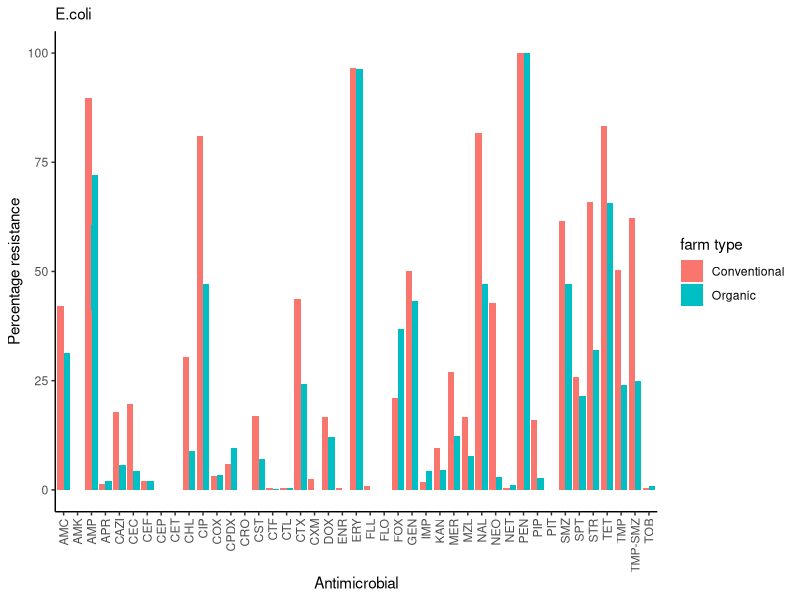
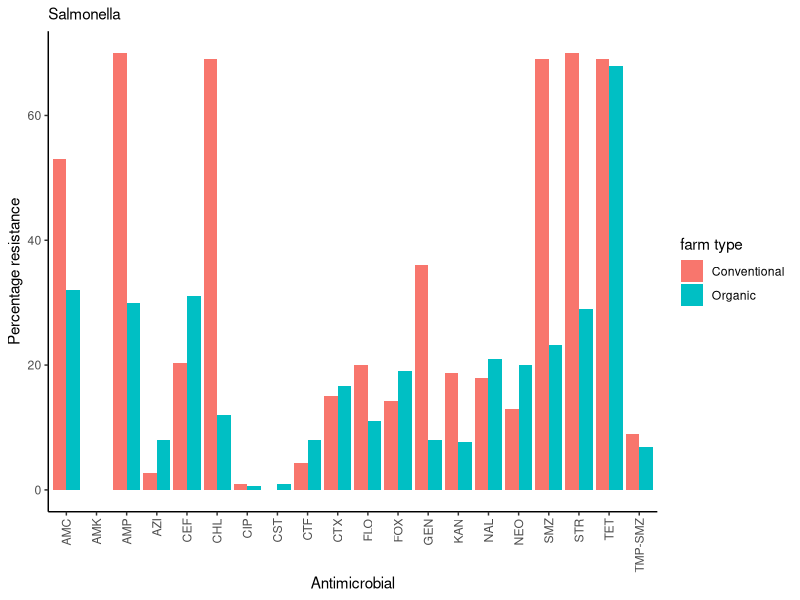
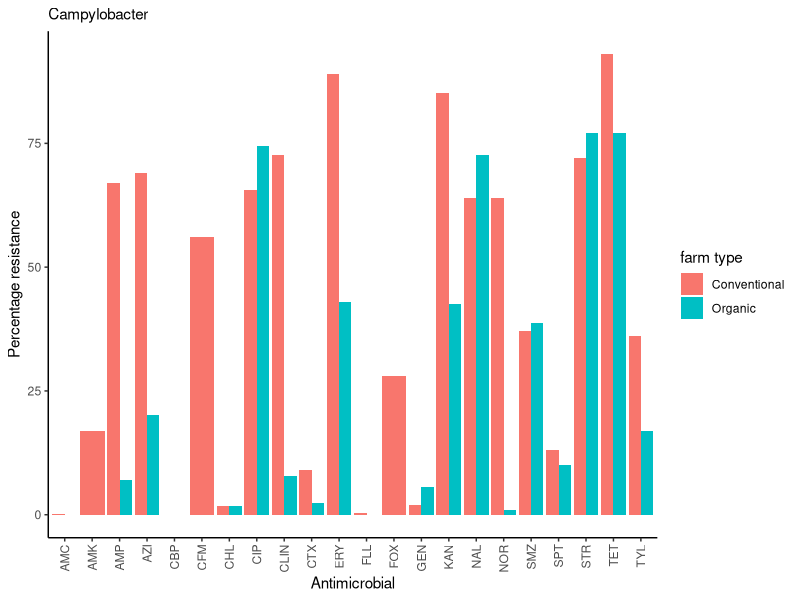
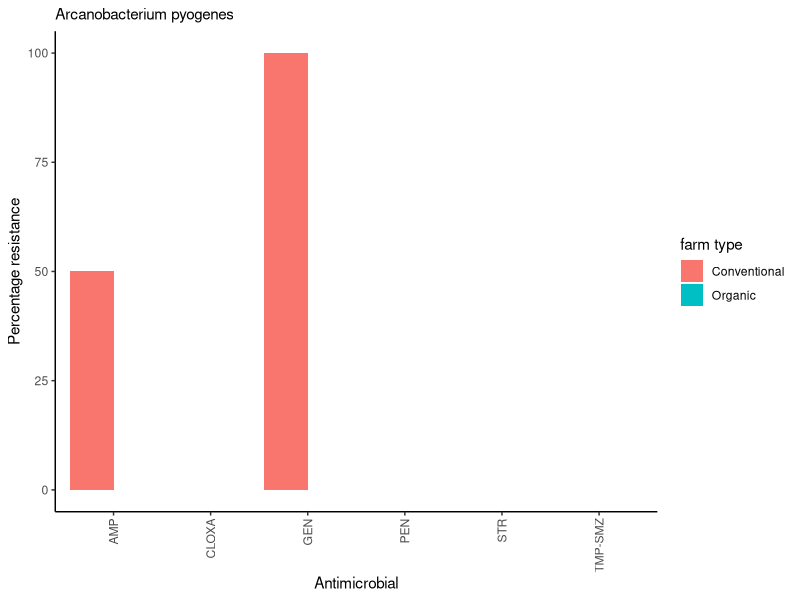
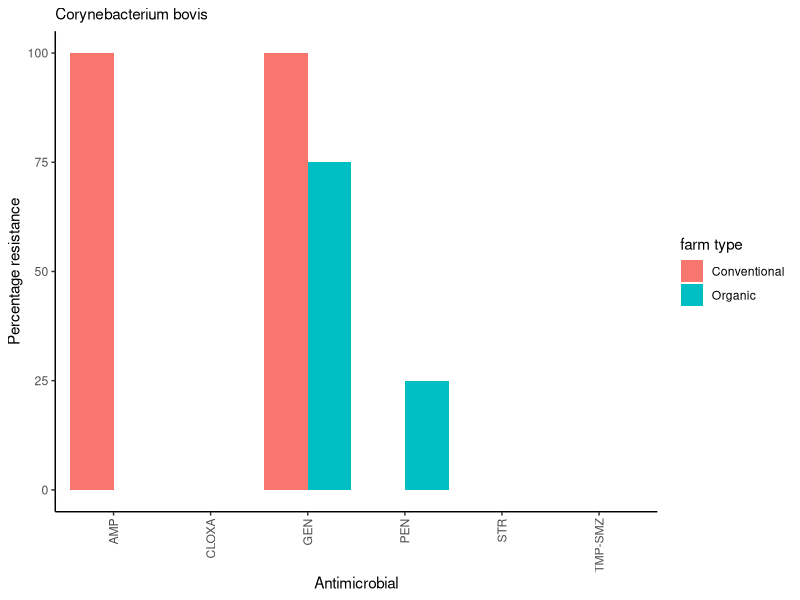
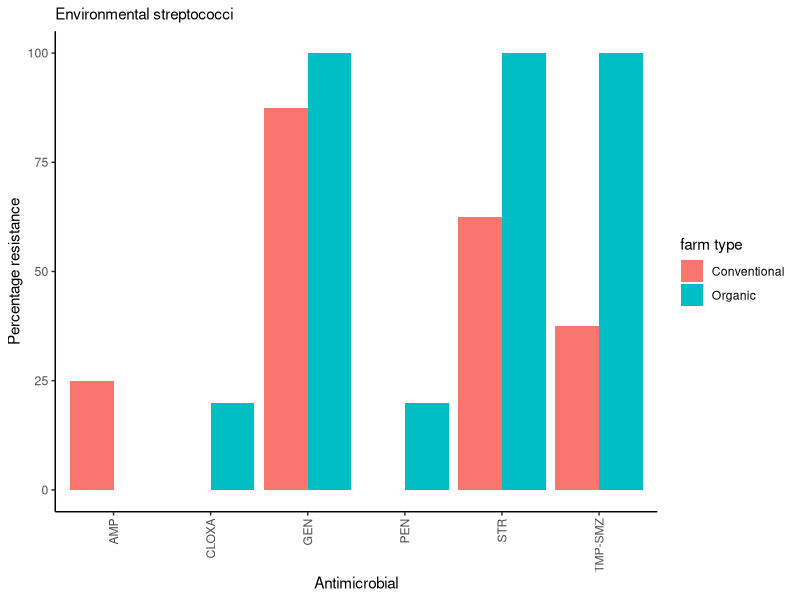
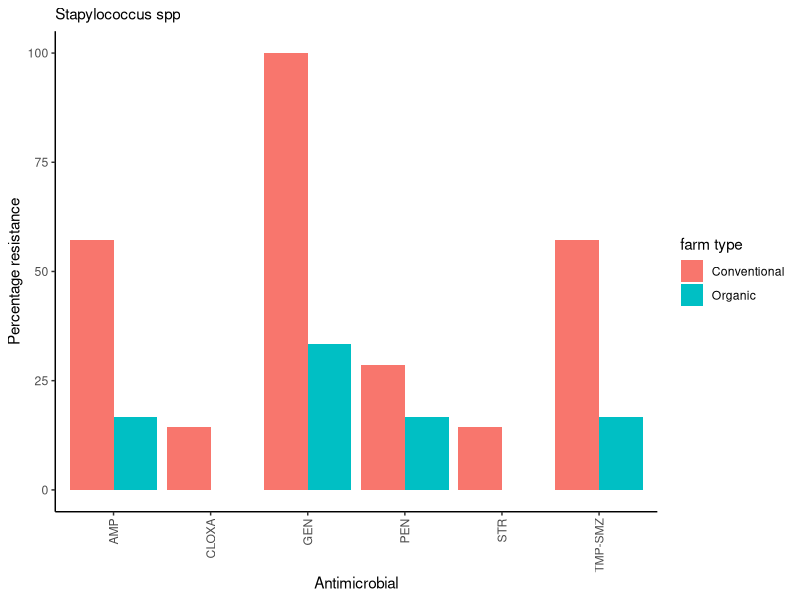
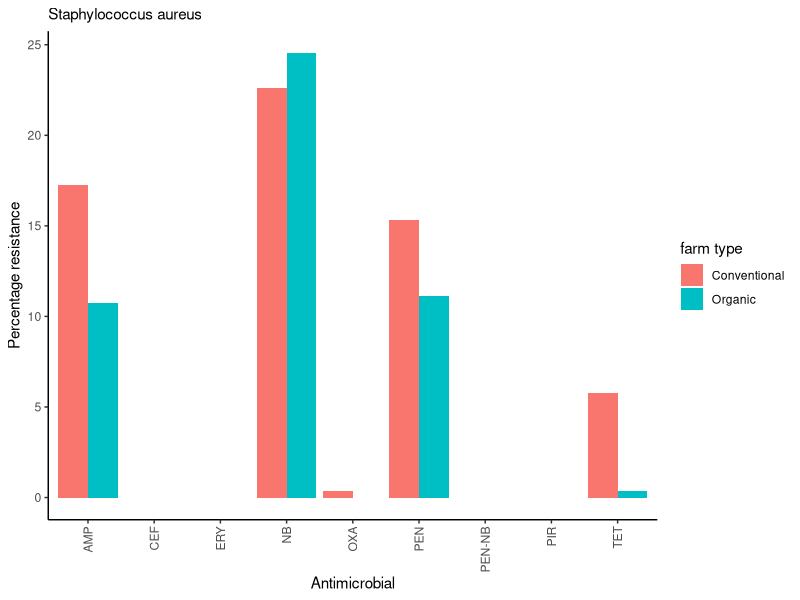

The R script that drew these images, in order:
library(tidyverse)
library(ggplot2)
library(dplyr)
library(ggrepel)
library(patchwork)
#Load data
main_data <- read_csv("conv.csv", na = "empty")

#changing percentage resistance into numeric class and rounding off  
main_data$percent_resistant <- as.numeric(as.character
                                          (main_data$percent_resistant))

main_data$percent_resistant <- round(main_data$percent_resistant, digits = 2)


bar_data <- main_data %>%
  group_by(pathogen) %>%
  select("country",
         "farm_type",
         "antimicrobial_compound",
         "pathogen",
         "strain",
         "percent_resistant"
         
         )

##E.coli plot

e.coli <- bar_data %>%
  filter(pathogen == "E.coli") %>%
  select("country",
         "farm_type",
         "antimicrobial_compound",
         "pathogen",
         "strain",
         "percent_resistant"
         
         )

##e.coli bar plot

e.coli_plot <- ggplot(e.coli, aes(x = antimicrobial_compound, 
                           y = percent_resistant, 
                           fill = farm_type
)
) +
  geom_bar(stat = "identity", position = "dodge") + 
  labs(subtitle = "E.coli",
       x = "Antimicrobial", y = "Percentage resistance", 
       fill = "farm type") + 
  theme_bw() + 
  theme_classic() + 
  theme(axis.text.x = element_text(angle = 90, vjust = 0.5, hjust = 1)) 
e.coli_plot


##Salmonella plot

salmonella <- bar_data %>%
  filter(pathogen == "Salmonella") %>%
  select("country",
         "farm_type",
         "antimicrobial_compound",
         "pathogen",
         "strain",
         "percent_resistant"
         
  )

##Salmonella bar plot

salmonella_plot <- ggplot(salmonella, aes(x = antimicrobial_compound, 
                                  y = percent_resistant, 
                                  fill = farm_type
)
) +
  geom_bar(stat = "identity", position = "dodge") + 
  labs(subtitle = "Salmonella",
       x = "Antimicrobial", y = "Percentage resistance", 
       fill = "farm type") + 
  theme_bw() + 
  theme_classic() + 
  theme(axis.text.x = element_text(angle = 90, vjust = 0.5, hjust = 1)) 
salmonella_plot



##Campylobacter plot

campy <- bar_data %>%
  filter(pathogen == "Campylobacter") %>%
  select("country",
         "farm_type",
         "antimicrobial_compound",
         "pathogen",
         "strain",
         "percent_resistant"
         
  )

##Campylobacter bar plot

campy_plot <- ggplot(campy, aes(x = antimicrobial_compound, 
                                  y = percent_resistant, 
                                  fill = farm_type
)
) +
  geom_bar(stat = "identity", position = "dodge") + 
  labs(subtitle = "Campylobacter",
       x = "Antimicrobial", y = "Percentage resistance", 
       fill = "farm type") + 
  theme_bw() + 
  theme_classic() + 
  theme(axis.text.x = element_text(angle = 90, vjust = 0.5, hjust = 1)) 
campy_plot


##A.pyogenes plot

a.pyogn <- bar_data %>%
  filter(pathogen == "Arcanobacterium pyogenes") %>%
  select("country",
         "farm_type",
         "antimicrobial_compound",
         "pathogen",
         "strain",
         "percent_resistant"
         
  )

##A.pyogenes bar plot

a.pyogn_plot <- ggplot(a.pyogn, aes(x = antimicrobial_compound, 
                                  y = percent_resistant, 
                                  fill = farm_type
)
) +
  geom_bar(stat = "identity", position = "dodge") + 
  labs(subtitle = "Arcanobacterium pyogenes",
       x = "Antimicrobial", y = "Percentage resistance", 
       fill = "farm type") + 
  theme_bw() + 
  theme_classic() + 
  theme(axis.text.x = element_text(angle = 90, vjust = 0.5, hjust = 1)) 
a.pyogn_plot


##Corynebacterium bovis plot

c.bovis <- bar_data %>%
  filter(pathogen == "Corynebacterium bovis") %>%
  select("country",
         "farm_type",
         "antimicrobial_compound",
         "pathogen",
         "strain",
         "percent_resistant"
         
  )

##c.bovis bar plot

c.bovis_plot <- ggplot(c.bovis, aes(x = antimicrobial_compound, 
                                  y = percent_resistant, 
                                  fill = farm_type
)
) +
  geom_bar(stat = "identity", position = "dodge") + 
  labs(subtitle = "Corynebacterium bovis",
       x = "Antimicrobial", y = "Percentage resistance", 
       fill = "farm type") + 
  theme_bw() + 
  theme_classic() + 
  theme(axis.text.x = element_text(angle = 90, vjust = 0.5, hjust = 1)) 
c.bovis_plot


##E.streptococci plot

e.str <- bar_data %>%
  filter(pathogen == "Environmental streptococci") %>%
  select("country",
         "farm_type",
         "antimicrobial_compound",
         "pathogen",
         "strain",
         "percent_resistant"
         
  )

##E.streptococci bar plot

e.str_plot <- ggplot(e.str, aes(x = antimicrobial_compound, 
                                  y = percent_resistant, 
                                  fill = farm_type
)
) +
  geom_bar(stat = "identity", position = "dodge") + 
  labs(subtitle = "Environmental streptococci",
       x = "Antimicrobial", y = "Percentage resistance", 
       fill = "farm type") + 
  theme_bw() + 
  theme_classic() + 
  theme(axis.text.x = element_text(angle = 90, vjust = 0.5, hjust = 1)) 
e.str_plot

##Staphylococcus plot

staphyl <- bar_data %>%
  filter(pathogen == "Staphylococcus") %>%
  select("country",
         "farm_type",
         "antimicrobial_compound",
         "pathogen",
         "strain",
         "percent_resistant"
         
  )

##staphylococcus bar plot

staphyl_plot <- ggplot(staphyl, aes(x = antimicrobial_compound, 
                                  y = percent_resistant, 
                                  fill = farm_type
)
) +
  geom_bar(stat = "identity", position = "dodge") + 
  labs(subtitle = "Stapylococcus spp",
       x = "Antimicrobial", y = "Percentage resistance", 
       fill = "farm type") + 
  theme_bw() + 
  theme_classic() + 
  theme(axis.text.x = element_text(angle = 90, vjust = 0.5, hjust = 1)) 
staphyl_plot


##S.aureus plot

s.aureus <- bar_data %>%
  filter(pathogen == "S.aureus") %>%
  select("country",
         "farm_type",
         "antimicrobial_compound",
         "pathogen",
         "strain",
         "percent_resistant"
         
  )

##s.aureus bar plot

s.aureus_plot <- ggplot(s.aureus, aes(x = antimicrobial_compound, 
                                  y = percent_resistant, 
                                  fill = farm_type
)
) +
  geom_bar(stat = "identity", position = "dodge") + 
  labs(subtitle = "Staphylococcus aureus",
       x = "Antimicrobial", y = "Percentage resistance", 
       fill = "farm type") + 
  theme_bw() + 
  theme_classic() + 
  theme(axis.text.x = element_text(angle = 90, vjust = 0.5, hjust = 1)) 
s.aureus_plot


##Enterococcus plot

entero <- bar_data %>%
  filter(pathogen == "Enterococcus") %>%
  select("country",
         "farm_type",
         "antimicrobial_compound",
         "pathogen",
         "strain",
         "percent_resistant"
         
  )

##Enterococcus bar plot

entero_plot <- ggplot(entero, aes(x = antimicrobial_compound, 
                                      y = percent_resistant, 
                                      fill = farm_type
)
) +
  geom_bar(stat = "identity", position = "dodge") + 
  labs(subtitle = "Enterococcus",
       x = "Antimicrobial", y = "Percentage resistance", 
       fill = "farm type") + 
  theme_bw() + 
  theme_classic() + 
  theme(axis.text.x = element_text(angle = 90, vjust = 0.5, hjust = 1)) 
entero_plot

##marging plots using patchwork

pathogen_plot <- (e.coli_plot | campy_plot) /
  (salmonella_plot | entero_plot) /
  (staphyl_plot | s.aureus_plot) /
  (a.pyogn_plot | c.bovis_plot | e.str_plot) +
  plot_layout(guides = "collect") +
  plot_annotation(tag_levels = "a", tag_prefix = "(",
                  tag_suffix = ")") &
  theme(plot.tag = element_text(face = "bold"))

pathogen_plot


##Campylobacter strain plots


##Campylobacter strains plot

c_strain <- bar_data %>%
  filter(strain == "C.coli" |  strain== "C.jejuni") %>%
  select("country",
         "farm_type",
         "antimicrobial_compound",
         "pathogen",
         "strain",
         "percent_resistant"
         
  )

##Camylobacter strain bar plot

strain_plot <- ggplot(c_strain, aes(x = antimicrobial_compound, 
                                  y = percent_resistant, 
                                  fill = farm_type
)
) +
  geom_bar(stat = "identity", position = "dodge") + 
  labs(subtitle = "C.coli and C.jejuni resistance",
       x = "Antimicrobial", y = "Percentage resistance", 
       fill = "farm type") + 
  facet_wrap(~strain)+
  theme_bw() + 
  theme_classic() + 
  theme(axis.text.x = element_text(angle = 90, vjust = 0.5, hjust = 1)) 
strain_plot


             